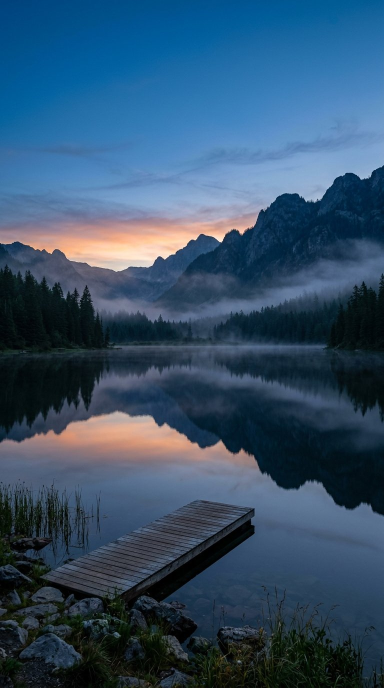
#> input picture assets/branding/short-prayer-scene-01.jpg, 768 x 1376 px (shown at 1/2 size)
$ python -i deep_dive.py   (imports and definitions only)
#> lines starting #> are read from the running program, lines starting #| are printed output that depends on the picture
### pipeline/assemble.py
"""ffmpeg assembly: scenes -> montage under narration -> final MP4.

Design choices for reliability on GitHub-hosted runners:
  * each scene is rendered to a normalised temp clip, then concat-demuxed;
  * caption burn is attempted and gracefully skipped if libass is missing;
  * ffmpeg is resolved via FFMPEG_BINARY env, PATH, or the imageio-ffmpeg
    static build (useful for laptops without ffmpeg installed).
"""
from __future__ import annotations

import json
import os
import shutil
import subprocess
from pathlib import Path

from .config import CONFIG
from .script_doc import ScriptDoc


def ffmpeg_bin() -> str:
    env = os.environ.get("FFMPEG_BINARY")
    if env and Path(env).exists():
        return env
    found = shutil.which("ffmpeg")
    if found:
        return found
    try:
        import imageio_ffmpeg  # type: ignore

        return imageio_ffmpeg.get_ffmpeg_exe()
    except Exception as exc:  # noqa: BLE001
        raise RuntimeError(
            "ffmpeg not found. Install ffmpeg, or `pip install imageio-ffmpeg`, "
            "or set FFMPEG_BINARY to a binary path."
        ) from exc


# [186 lines left out: functions _run, _contain_filter, render_scene_clip, assemble, scene_durations_from_words, not called in this run]

### pipeline/config.py
"""Central configuration for the YouTube automation pipeline.

All behaviour is driven by environment variables so the same code runs
identically on a laptop, in CI (GitHub Actions), or on a self-hosted runner.
Nothing here costs money — see PLAN.md §3.
"""
from __future__ import annotations

import os
from dataclasses import dataclass, field
from pathlib import Path

REPO_ROOT = Path(__file__).resolve().parent.parent
CONTENT_DIR = Path(os.environ.get("CONTENT_DIR", REPO_ROOT / "content"))
QUEUE_DIR = CONTENT_DIR / "queue"
PUBLISHED_DIR = CONTENT_DIR / "published"
OUTPUT_DIR = Path(os.environ.get("OUTPUT_DIR", REPO_ROOT / "output"))
ASSET_CACHE_DIR = Path(os.environ.get("ASSET_CACHE_DIR", OUTPUT_DIR / "asset_cache"))


def _env_bool(name: str, default: bool = False) -> bool:
    raw = os.environ.get(name)
    if raw is None:
        return default
    return raw.strip().lower() in {"1", "true", "yes", "on"}


@dataclass
class Config:
    # --- rendering -------------------------------------------------------
    width: int = int(os.environ.get("VIDEO_WIDTH", "1280"))
    height: int = int(os.environ.get("VIDEO_HEIGHT", "720"))
    fps: int = int(os.environ.get("VIDEO_FPS", "30"))
    # Draft renders can stay 720p; bump to 1080p for final publishes.
    burn_captions: bool = _env_bool("BURN_CAPTIONS", True)
    ken_burns: bool = _env_bool("KEN_BURNS", True)  # disable on very slow CPUs

    # --- narration -------------------------------------------------------
    voice: str = os.environ.get("TTS_VOICE", "Charon")
    gemini_voice: str = os.environ.get("GEMINI_VOICE", "Charon")
    gemini_api_key: str = os.environ.get("GEMINI_API_KEY", "")
    tts_rate: str = os.environ.get("TTS_RATE", "+0%")
    words_per_second: float = float(os.environ.get("WORDS_PER_SECOND", "2.5"))
    zero_dollar_mode: bool = _env_bool("ZERO_DOLLAR_MODE", True)

    # --- assets ----------------------------------------------------------
    pexels_api_key: str = os.environ.get("PEXELS_API_KEY", "")
    pixabay_api_key: str = os.environ.get("PIXABAY_API_KEY", "")
    clips_per_scene: int = int(os.environ.get("CLIPS_PER_SCENE", "2"))
    min_clip_seconds: float = float(os.environ.get("MIN_CLIP_SECONDS", "3.0"))
    enable_keyless_sources: bool = _env_bool("ENABLE_KEYLESS_SOURCES", True)

    # --- music (optional, local CC0 files only — never scraped) ----------
    music_dir: Path = Path(os.environ.get("MUSIC_DIR", REPO_ROOT / "assets" / "music"))
    music_enabled: bool = _env_bool("MUSIC_ENABLED", False)
    music_volume: str = os.environ.get("MUSIC_VOLUME", "0.07")

    # --- YouTube upload --------------------------------------------------
    youtube_client_id: str = os.environ.get("YOUTUBE_CLIENT_ID", "")
    youtube_client_secret: str = os.environ.get("YOUTUBE_CLIENT_SECRET", "")  # raw client secret
    youtube_refresh_token: str = os.environ.get("YOUTUBE_REFRESH_TOKEN", "")
    auto_publish: bool = _env_bool("AUTO_PUBLISH", True)  # direct public upload to YouTube
    default_privacy: str = os.environ.get("DEFAULT_PRIVACY", "public")
    playlist_id: str = os.environ.get("YOUTUBE_PLAYLIST_ID", "")

    # --- safety rails ----------------------------------------------------
    max_longform_per_day: int = int(os.environ.get("MAX_LONGFORM_PER_DAY", "1"))
    dry_run: bool = _env_bool("DRY_RUN", False)
    allow_duplicate_uploads: bool = _env_bool("ALLOW_DUPLICATE_UPLOADS", False)

    tags_extra: list[str] = field(default_factory=lambda: [
        "documentary", "explainer", "faceless",
    ])

    def ensure_dirs(self) -> None:
        for d in (OUTPUT_DIR, ASSET_CACHE_DIR, PUBLISHED_DIR):
            d.mkdir(parents=True, exist_ok=True)


CONFIG = Config()

### tools/deep_dive.py
#!/usr/bin/env python3
"""Deep-dive assembler v4: speech-driven documentary motion engine.

Upgrades over v3:
1. Speech-locked visual scene cuts: every archival plate cuts in at the exact
   spoken word timestamp where that topic begins (13 scenes in Johnstown,
   16 scenes in Enron — a new visual cut every 5-8s).
2. Aspect-safe 1920x1080 super-sampled plates + true sub-pixel floating-point
   camera rig (Image.EXTENT + BICUBIC with S-curve easing) — complete source-frame
   contain fit, no stretch/crop, bounded camera moves, plus optical-flare cuts.
3. Contextual visual diagrams (viz_layer): live stock charts ($90.75 boom &
   $0.26 crash), LJM/Raptor/Chewco shell-maze diagram, Mark-to-Market ledger,
   South Fork Dam failure anatomy, 36-ft wave scale, 14-mile valley profile.
4. Strict non-overlapping speech-synced hero beats + live word-by-word broadcast
   caption ribbon at lower-center that highlights every spoken word in real time.

Run: .venv/bin/python tools/deep_dive.py [johnstown|enron]
"""
import os, sys, json, math, subprocess, shutil
from PIL import Image, ImageDraw, ImageFont, ImageFilter, ImageChops
sys.path.insert(0, os.path.dirname(os.path.abspath(__file__)))
from score import generate_score

ROOT = os.path.dirname(os.path.dirname(os.path.abspath(__file__)))
sys.path.insert(0,ROOT)  # shared free-stock acquisition adapters
# Authored-still licence ledger. Falls back to the old blanket string if the pipeline
# package is unavailable, so a bookkeeping module can never break a render.
try:
    from pipeline.licences import licence_note as LICENCE_NOTE, licence_report as LICENCE_REPORT
except Exception:  # pragma: no cover - import guard only
    LICENCE_NOTE = lambda name: ('pre-existing image-search still; source/license metadata '
                                 'unavailable in current ledger — verify before monetized reuse')
    LICENCE_REPORT = lambda names: []
W, H, FPS = 1280, 720, 24
CW, CH = 1920, 1080  # 1.5x super-sampled plate canvas for sub-pixel camera

NAVY = (6, 26, 51)
YELLOW = (255, 201, 60)
CRIMSON = (255, 86, 92)
EMERALD = (72, 232, 164)
WHITE = (255, 255, 255)
FAINT = (122, 156, 202)
ICE = (170, 210, 248)

# ffmpeg resolution: same precedence as pipeline.assemble.ffmpeg_bin() —
# FFMPEG_BINARY (when it actually resolves) > PATH > the imageio-ffmpeg static
# build pinned in requirements.txt. This line used to be
# `os.environ.get('FFMPEG_BINARY', 'ffmpeg')`, which hard-failed on any machine
# with no system ffmpeg even though a static build was already installed, and
# which honoured a bare `FFMPEG_BINARY=ffmpeg` (remaster.yml) that resolves to
# nothing at all.
try:
    from pipeline.assemble import ffmpeg_bin as _resolve_ffmpeg
except Exception:  # pragma: no cover - pipeline package unavailable
    def _resolve_ffmpeg():
        return os.environ.get('FFMPEG_BINARY') or 'ffmpeg'
# [1 line that did not run here, left out]
FDIR = os.path.join(ROOT, 'assets', 'fonts')
IMG = os.path.join(ROOT, 'image-search')
# Original abstract illustration, not documentary Houston/Enron photography.
from tools.make_plates import ensure_plates
# [1 line not run here, left out]
AUDIO = os.path.join(ROOT, 'assets', 'deepdive')

FONT_CACHE = {}

# [5 lines left out: function fnt, not called in this run]

# ---------------------------------------------------------------- easing ----
def clamp01(x):
    return 0.0 if x < 0.0 else (1.0 if x > 1.0 else float(x))

def ease_out_expo(x):
    x = clamp01(x)
    return 1.0 if x >= 1.0 else 1.0 - 2.0 ** (-10.0 * x)

def ease_out_cubic(x):
    x = clamp01(x)
    return 1.0 - (1.0 - x) ** 3

def ease_in_out_sine(x):
    x = clamp01(x)
    return 0.5 - 0.5 * math.cos(math.pi * x)

# [23 lines left out: functions ease_out_back, duration, apply_shake, not called in this run]

PRAYER_IMPACTS = [0.0, 6.23, 13.41, 20.03, 24.17, 28.49, 32.42, 35.49]

SACRED_KICKERS = [
    'DIVINE PROTECTION COVENANT',
    'PSALM 91 : 1',
    'PSALM 91 : 10',
    'PRAYER FOR STILLNESS',
    'ANGELIC PROTECTION',
    'DIVINE PEACE',
    'EXODUS 14 : 14',
    'THE SECRET PLACE',
]

WHITE_IMG = Image.new('RGB', (W, H), (255, 255, 255))
#> WHITE_IMG: PIL image 1280x720 RGB; every value is 255

# -------------------------------------- blue grade + aspect-correct plate ----
def _duotone_luts():
    shadow, mid, high = (3, 11, 32), (14, 52, 114), (176, 214, 250)
    lr, lg, lb = [], [], []
    for i in range(256):
        t = i / 255.0
        if t < 0.55:
            u = t / 0.55
            c = [shadow[k] + (mid[k] - shadow[k]) * u for k in range(3)]
        else:
            u = (t - 0.55) / 0.45
            c = [mid[k] + (high[k] - mid[k]) * (u ** 1.12) for k in range(3)]
        lr.append(int(c[0])); lg.append(int(c[1])); lb.append(int(c[2]))
    return lr, lg, lb

LUT_R, LUT_G, LUT_B = _duotone_luts()

def grade_blue(im, tint_warm=0.0):
    """Cinematic blue-duotone grade, with optional warm highlight ember tint."""
    rgb = im.convert('RGB')
    lum = rgb.convert('L')
    duo = Image.merge('RGB', (lum.point(LUT_R), lum.point(LUT_G), lum.point(LUT_B)))
    out = Image.blend(rgb, duo, 0.82)
    if tint_warm > 0:
        warm = Image.merge('RGB', (
            lum.point(lambda v: min(255, int(v * 1.25))),
            lum.point(lambda v: int(v * 0.68)),
            lum.point(lambda v: int(v * 0.28)),
        ))
        out = Image.blend(out, warm, tint_warm)
    return out.point(lambda v: max(0, min(255, int(128 + (v - 128) * 1.14))))

def vignette():
    v = Image.new('L', (W, H), 0)
#> v: PIL image 1280x720 L; every value is 0
    d = ImageDraw.Draw(v)
    d.ellipse([-W * 0.22, -H * 0.30, W * 1.22, H * 1.30], fill=255)
    return v.filter(ImageFilter.GaussianBlur(115))
#> returned value: PIL image 1280x720 L; every value is 255

VIG = vignette()
VIG_DARK = Image.new('RGB', (W, H), (2, 7, 20))
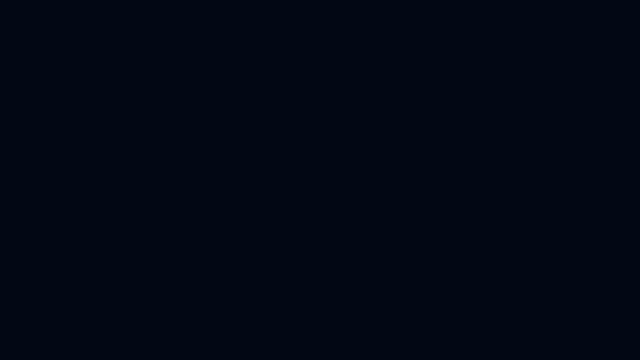
#> VIG_DARK: PIL image 1280x720 RGB (shown at 1/2 size); mean R, G, B 2, 7, 20

def prep_plate(path, focus_side=0.0, tint_warm=0.0, mode='matte'):
    """Aspect-safe 16:9 plate: preserve the full source, never crop/stretch it.
    When mode='fill' (used for full-bleed widescreen prayer plates), scales to cover (CW, CH)."""
#> called with focus_side = 0, tint_warm = 0, mode = 'matte'
    raw = Image.open(path).convert('RGB')
#> raw is the input picture: PIL image 768x1376 RGB; mean R, G, B 51.3, 79.6, 105.2
    if mode == 'fill':
        scale = max(CW / max(1, raw.width), CH / max(1, raw.height))
        rw, rh = int(round(raw.width * scale)), int(round(raw.height * scale))
        raw = raw.resize((rw, rh), Image.Resampling.LANCZOS)
        x = (CW - rw) // 2
        y = (CH - rh) // 2
        canvas = Image.new('RGB', (CW, CH), (4, 12, 29))
        canvas.paste(raw, (x, y))
        fg = grade_blue(canvas.filter(ImageFilter.UnsharpMask(radius=1.25, percent=100, threshold=3)), tint_warm=tint_warm)
        return fg
    fit=min((CW*.86)/max(1,raw.width),(CH*.86)/max(1,raw.height))
    raw=raw.resize((max(1,int(round(raw.width*fit))),max(1,int(round(raw.height*fit)))),Image.Resampling.LANCZOS)
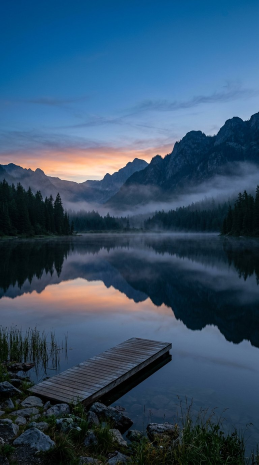
#> raw: PIL image 518x929 RGB (shown at 1/2 size); mean R, G, B 51.3, 79.6, 105.2
    avg=raw.resize((1,1),Image.Resampling.BILINEAR).getpixel((0,0))
#> avg = (56, 81, 105)
    glow_col=(min(30,int(avg[0]*.12)),min(52,int(avg[1]*.18)),min(92,int(avg[2]*.24)))
#> glow_col = (6, 14, 25)
    canvas=Image.new('RGB',(CW,CH),(4,12,29)); glow=Image.new('RGB',(CW,CH),(0,0,0)); d=ImageDraw.Draw(glow)
    d.ellipse((CW*.04,CH*.08,CW*.96,CH*.92),fill=glow_col)
    canvas=Image.blend(canvas,glow.filter(ImageFilter.GaussianBlur(120)),0.82)
    fg=grade_blue(raw.filter(ImageFilter.UnsharpMask(radius=1.25,percent=100,threshold=3)),tint_warm=tint_warm)
#> in grade_blue, `lum = rgb.convert('L')`:
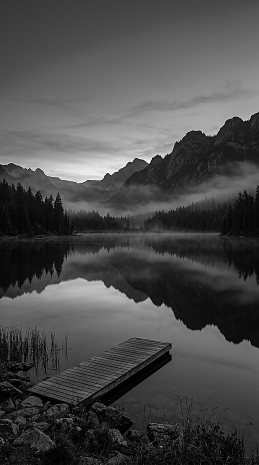
#> lum: PIL image 518x929 L (shown at 1/2 size); min 0, max 255, mean 74.3
#> in grade_blue, `duo = Image.merge('RGB', (lum.point(LUT_R), lum.point(LUT_G), lum.poin..`:
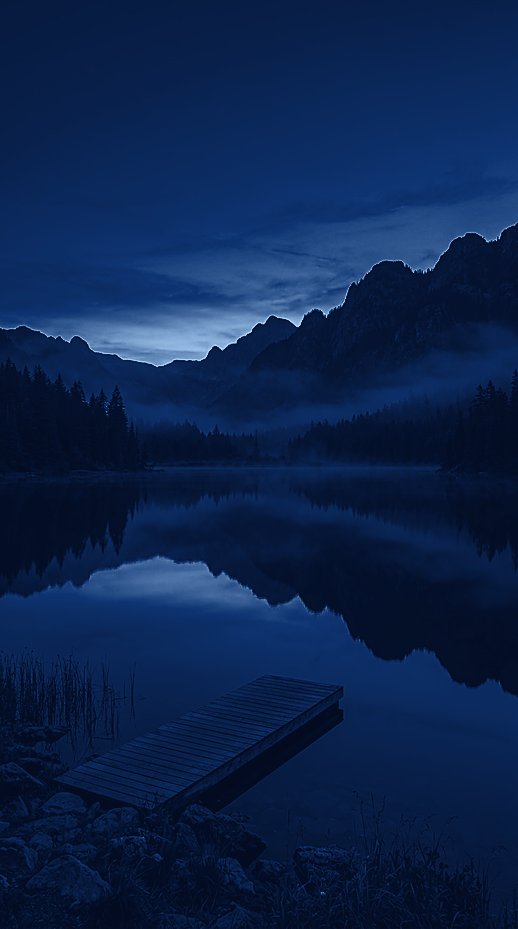
#> duo: PIL image 518x929 RGB; mean R, G, B 11.4, 34.8, 76.1
#> (the rest of the program and of its run is left out)
